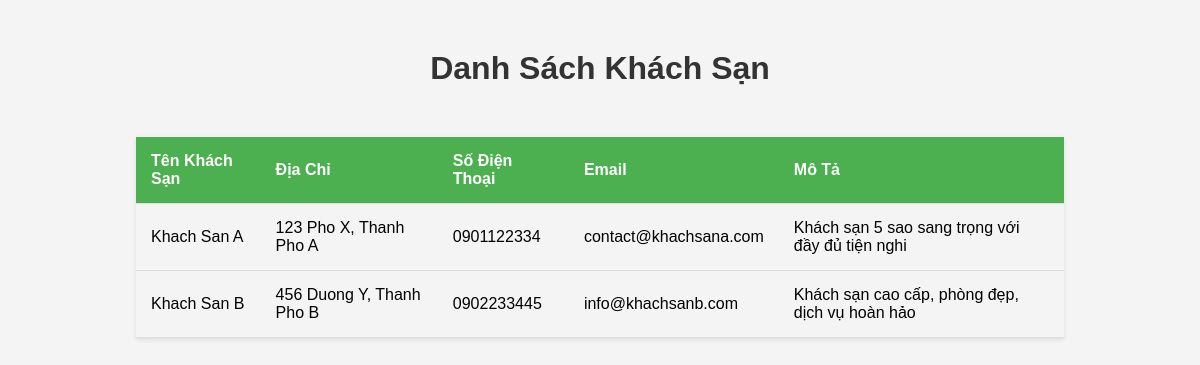
The page /backend/ks.php on the database its author committed.
### tables this page shows
CREATE TABLE KhachSan (
    ma_khach_san INT AUTO_INCREMENT PRIMARY KEY,
    ten VARCHAR(100) NOT NULL,
    dia_chi TEXT NOT NULL,
    so_dien_thoai VARCHAR(15),
    email VARCHAR(100),
    mo_ta TEXT,
    ngay_tao TIMESTAMP DEFAULT CURRENT_TIMESTAMP
);

### backend/ks.php (the view, shortened to what this page needs)
<?php
$servername = "localhost";
$username = "root";
$password = "12345";
$dbname = "qlks";
$conn = new mysqli($servername, $username, $password, $dbname);
$sql = "SELECT ten, dia_chi, so_dien_thoai, email, mo_ta FROM KhachSan";
$result = $conn->query($sql);
if ($result->num_rows > 0) {
    while($row = $result->fetch_assoc()) {
        $hotels[] = $row;
    }
} else {
    $hotels = [];
}
?>
<!DOCTYPE html>
<html lang="en">
<head>
</head>
<body>
    <div class="container">
        <h1>Danh Sách Khách Sạn</h1>
        <?php if (count($hotels) > 0): ?>
            <table>
                <tr>
                    <th>Tên Khách Sạn</th>
                    <th>Địa Chỉ</th>
                    <th>Số Điện Thoại</th>
                    <th>Email</th>
                    <th>Mô Tả</th>
                </tr>
                <?php foreach ($hotels as $hotel): ?>
                    <tr>
                        <td><?php echo htmlspecialchars($hotel['ten']); ?></td>
                        <td><?php echo htmlspecialchars($hotel['dia_chi']); ?></td>
                        <td><?php echo htmlspecialchars($hotel['so_dien_thoai']); ?></td>
                        <td><?php echo htmlspecialchars($hotel['email']); ?></td>
                        <td><?php echo htmlspecialchars($hotel['mo_ta']); ?></td>
                    </tr>
                <?php endforeach; ?>
            </table>
        <?php else: ?>
            <p>Không có khách sạn nào được tìm thấy.</p>
        <?php endif; ?>
    </div>
</body>
</html>

### backend/ks.php (style rules this page uses)
body { font-family: Arial, sans-serif; background-color: #f4f4f4; margin: 0; padding: 0; }
h1 { text-align: center; color: #333; margin-top: 50px; }
table { width: 80%; margin: 50px auto; border-collapse: collapse; box-shadow: 0 2px 5px rgba(0,0,0,0.1); }
th, td { padding: 15px; text-align: left; border-bottom: 1px solid #ddd; }
th { background-color: #4CAF50; color: white; }
.container { max-width: 1200px; margin: 0 auto; padding: 0 20px; }

### rows shown on the page
khachsan: ten "Khach San A", dia_chi "123 Pho X, Thanh Pho A", so_dien_thoai "0901122334", email "contact@khachsana.com", mo_ta "Khách sạn 5 sao sang trọng với đầy đủ tiện nghi"
khachsan: ten "Khach San B", dia_chi "456 Duong Y, Thanh Pho B", so_dien_thoai "0902233445", email "info@khachsanb.com", mo_ta "Khách sạn cao cấp, phòng đẹp, dịch vụ hoàn hảo"
